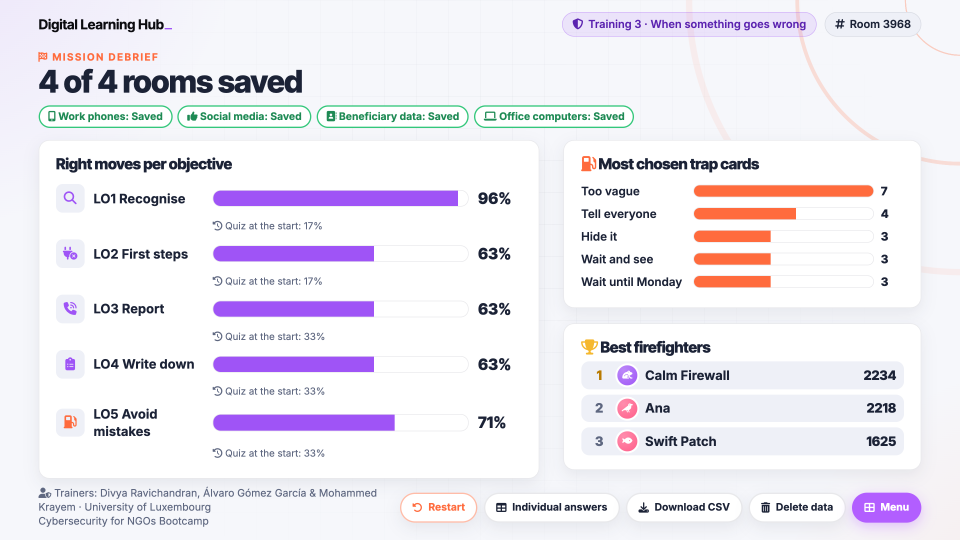
#> input picture slides/screenshots/game-debrief.png, 2880 x 1620 px (shown at 1/3 size)
$ python -i build_video.py   (imports and definitions only)
#> lines starting #> are read from the running program, lines starting #| are printed output that depends on the picture
"""30-second trailer of the project, for the 5-minute presentation.

Shows the 5 challenges with real screenshots of the web app and the PDFs, on a dark
"fire" background, with a synthesised soundtrack (no third-party music).

    uv run --with pillow --with numpy --with scipy --with pymupdf python tools/build_video.py

Voice-over: run tools/build_narration.py first (Kokoro TTS); without it the video has music only.
Needs ffmpeg and the fonts of the slides (TeX Live: Montserrat, Fira Sans, Font Awesome 5).
Output: slides/30-second-video.mp4 (1920x1080, 30 fps, AAC audio).
"""
import math, os, random, subprocess, sys, tempfile, wave
from functools import lru_cache
from pathlib import Path

import numpy as np
import pymupdf
from PIL import Image, ImageDraw, ImageFilter, ImageFont
from scipy.signal import lfilter, fftconvolve

ROOT = Path(__file__).resolve().parent.parent
SHOTS = ROOT / 'slides' / 'screenshots'
OUT = ROOT / 'slides' / '30-second-video.mp4'
NARRATION = ROOT / 'tools' / 'video-narration.wav'  # made by tools/build_narration.py (Kokoro); optional
W, H, FPS, DUR = 1920, 1080, 30, 30.0
N = int(FPS * DUR)

TEX = Path('/usr/local/texlive/2026/texmf-dist/fonts/opentype/public')
F_BLACK = TEX / 'montserrat/Montserrat-Black.otf'
F_XBOLD = TEX / 'montserrat/Montserrat-ExtraBold.otf'
F_BOLD = TEX / 'montserrat/Montserrat-Bold.otf'
F_BODY = TEX / 'fira/FiraSans-Medium.otf'
F_ICON = TEX / 'fontawesome5/FontAwesome5Free-Solid-900.otf'

WHITE = (255, 255, 255)
ORANGE = (255, 107, 61)
AMBER = (245, 184, 46)
GREEN = (52, 199, 123)
BLUE = (61, 139, 253)
PURPLE = (159, 84, 246)
MUTED = (160, 176, 200)
NAVY = (31, 58, 95)

BEAT = 0.6  # 100 BPM: the cuts fall on the beats
# sections: intro, title, then for each challenge a big title card (CARD[n]) followed by its content (T_Cn), results, outro
T_TITLE = 2.4
CARD = {1: 4.2, 2: 7.5, 3: 12.0, 4: 19.2, 5: 23.1}
T_C1, T_C2, T_C3, T_C4, T_C5 = 5.1, 8.4, 12.9, 20.1, 24.0
T_RES, T_OUT, T_END = 26.4, 27.6, 28.9
Q_CUT = 9.9  # quiz: lobby -> question
GAME_CUTS = [T_C3, 14.1, 15.3, 16.5, 17.7, CARD[4]]
STAMPS = [T_OUT + i * 0.3 for i in range(4)]
CONTENT = [T_C1, T_C2, Q_CUT, *GAME_CUTS[:-1], T_C4, T_C5, T_RES]
HITS = [T_TITLE, *CARD.values(), *CONTENT, *STAMPS, T_END]
CHALLENGES = {1: 'TRAINING PLAN', 2: 'LEARNER ASSESSMENT', 3: 'SERIOUS GAME', 4: 'LEARNING BY DOING', 5: 'TAKE-HOME'}


# ------------------------------------------------------------------ helpers
def clamp(x, a=0.0, b=1.0): return max(a, min(b, x))
def prog(t, a, b): return clamp((t - a) / (b - a))
def ease_out(x): return 1 - (1 - x) ** 3
def ease_in_out(x): return 3 * x * x - 2 * x * x * x
def back_out(x, s=1.9): x -= 1; return 1 + x * x * ((s + 1) * x + s)


@lru_cache(None)
def font(path, size): return ImageFont.truetype(str(path), size)


# [121 lines left out: functions text_img, with_alpha, put, paste_clip, firefighter, card and 2 more, not called in this run]


# ------------------------------------------------------------------ background: night, embers, fire glow
def make_bg():
    y, x = np.mgrid[0:H, 0:W]
    d = np.sqrt(((x - W / 2) / W) ** 2 + ((y - H * 0.45) / H) ** 2)
    top, bottom = np.array([10, 20, 38]), np.array([6, 11, 22])
    g = (y / H)[..., None]
    img = top * (1 - g) + bottom * g
    img = img * (1 - 0.55 * np.clip(d - 0.25, 0, 1)[..., None])
    # faint grid, like the web app
    grid = ((x % 64 == 0) | (y % 64 == 0)) * 5
    img = img + grid[..., None]
    return Image.fromarray(np.clip(img, 0, 255).astype(np.uint8)).convert('RGBA')


def make_glow():
    y, x = np.mgrid[0:H // 2, 0:W // 2]
    d = np.sqrt(((x - W / 4) / (W / 2.4)) ** 2 + ((y - H / 2 - 40) / (H / 3.2)) ** 2)
    a = np.clip(1 - d, 0, 1) ** 2.2
    rgba = np.zeros((H // 2, W // 2, 4), np.uint8)
    rgba[..., 0], rgba[..., 1], rgba[..., 2] = 255, 90, 30
    rgba[..., 3] = (a * 255).astype(np.uint8)
    return Image.fromarray(rgba).resize((W, H), Image.BICUBIC)


BG, GLOW = make_bg(), make_glow()
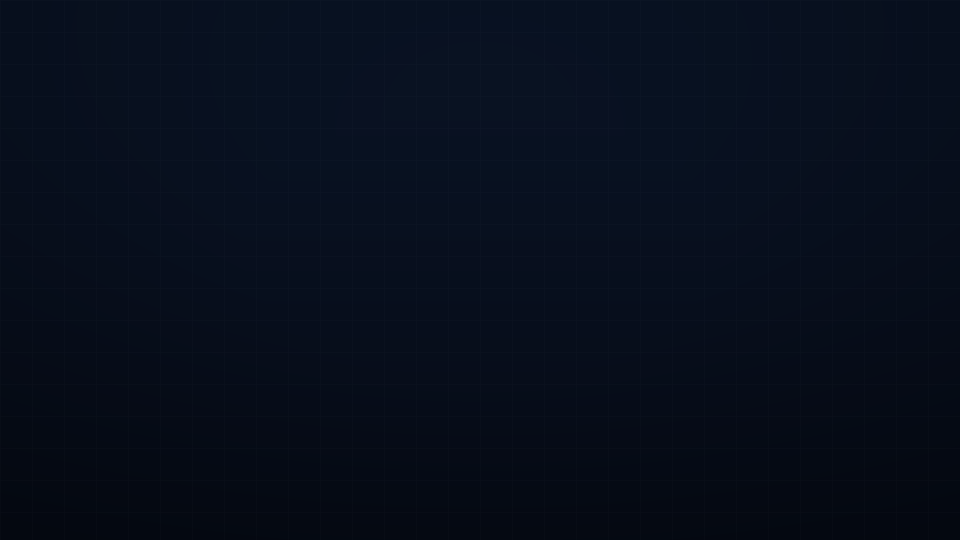
#> BG: PIL image 1920x1080 RGBA (shown at 1/2 size); mean R, G, B, A 7, 13.9, 27.2, 255
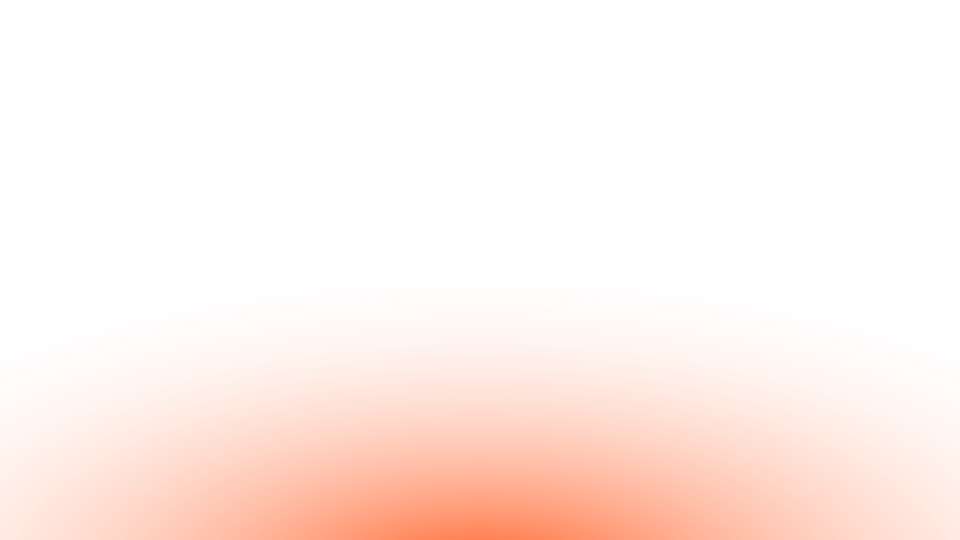
#> GLOW: PIL image 1920x1080 RGBA (shown at 1/2 size); mean R, G, B, A 116.2, 39.3, 12, 20.3; transparent parts drawn white
rng = random.Random(7)
EMBERS = [dict(x=rng.uniform(0, W), y=rng.uniform(0, H + 200), v=rng.uniform(40, 170), r=rng.uniform(1.2, 4.2),
               ph=rng.uniform(0, 6.28), amp=rng.uniform(10, 50), c=rng.choice([ORANGE, AMBER, (255, 150, 60)]))
          for _ in range(150)]


# [14 lines left out: function embers, not called in this run]


def hit_level(t, decay=0.18):
    """1 right after a hit, then decays: used for flash, shake and glow."""
    past = [t - h for h in HITS if 0 <= t - h < 1.0]
    return max([math.exp(-p / decay) for p in past], default=0.0)


# ------------------------------------------------------------------ building blocks
# [58 lines left out: functions header, tracker, stamp, chip, not called in this run]


# icons (Font Awesome 5 Solid)
I_FIRE, I_CLOCK, I_MOBILE, I_ENVELOPE, I_EURO, I_USERS, I_PHONE, I_CHECK, I_FILE, I_CHART, I_QRCODE, I_SHIELD = \
    '', '', '', '', '', '', '', '', '', '', '', ''


# ------------------------------------------------------------------ scenes
# [47 lines left out: functions s_intro, s_title, not called in this run]


def s_card(n):
    # [33 lines left out: function scene, not called in this run]
    return scene


PLAN = [(0, 5, 'Welcome', None, NAVY), (5, 10, 'Quiz', 2, PURPLE), (10, 18, 'Recognise', None, BLUE), (18, 26, 'First steps', None, BLUE),
        (26, 41, 'Game', 3, ORANGE), (41, 53, 'Case', 4, GREEN), (53, 56, 'Quiz again', 2, PURPLE), (56, 60, 'Close', 5, AMBER)]


# [101 lines left out: functions s_plan, s_quiz, s_game, s_case, s_cheat, s_results, not called in this run]


WORDS = [('STOP', ORANGE), ('DISCONNECT', AMBER), ('REPORT', BLUE), ('WRITE DOWN', GREEN)]


# [27 lines left out: function s_outro, not called in this run]

SCENES = [(0, T_TITLE, s_intro), (T_TITLE, CARD[1], s_title),
          (CARD[1], T_C1, s_card(1)), (T_C1, CARD[2], s_plan), (CARD[2], T_C2, s_card(2)), (T_C2, CARD[3], s_quiz),
          (CARD[3], T_C3, s_card(3)), (T_C3, CARD[4], s_game), (CARD[4], T_C4, s_card(4)), (T_C4, CARD[5], s_case),
          (CARD[5], T_C5, s_card(5)), (T_C5, T_RES, s_cheat), (T_RES, T_OUT, s_results), (T_OUT, DUR + 1, s_outro)]


def render(i):
    t = i / FPS
    h = hit_level(t)
    fr = BG.copy()
    pulse = 0.35 + 0.1 * math.sin(t * 2.2) + 0.45 * h + 0.25 * prog(t, T_RES, T_OUT)
    fr.alpha_composite(with_alpha(GLOW, clamp(pulse)))
    fr.alpha_composite(embers(t, h + prog(t, T_RES, T_OUT)))
    for a, b, f in SCENES:
        if a <= t < b:
            f(fr, t)
    # letterbox fade-in at the start
    rgb = fr.convert('RGB')
    if h > 0.02:
        flash = Image.new('RGB', (W, H), (255, 220, 190))
        rgb = Image.blend(rgb, flash, 0.35 * h ** 2)
        dx, dy = int(14 * h * math.sin(i * 2.7)), int(10 * h * math.cos(i * 3.1))
        moved = Image.new('RGB', (W, H), (6, 11, 22)); moved.paste(rgb, (dx, dy)); rgb = moved
    if t < 0.3:
        rgb = Image.blend(Image.new('RGB', (W, H), 0), rgb, t / 0.3)
    return rgb


# ------------------------------------------------------------------ soundtrack (synthesised)
SR = 48000


# [148 lines left out: functions soundtrack, main, not called in this run]


# [2 lines not run here, left out]

>>> import cv2
>>> picture = cv2.imread('../slides/screenshots/game-debrief.png', cv2.IMREAD_GRAYSCALE)
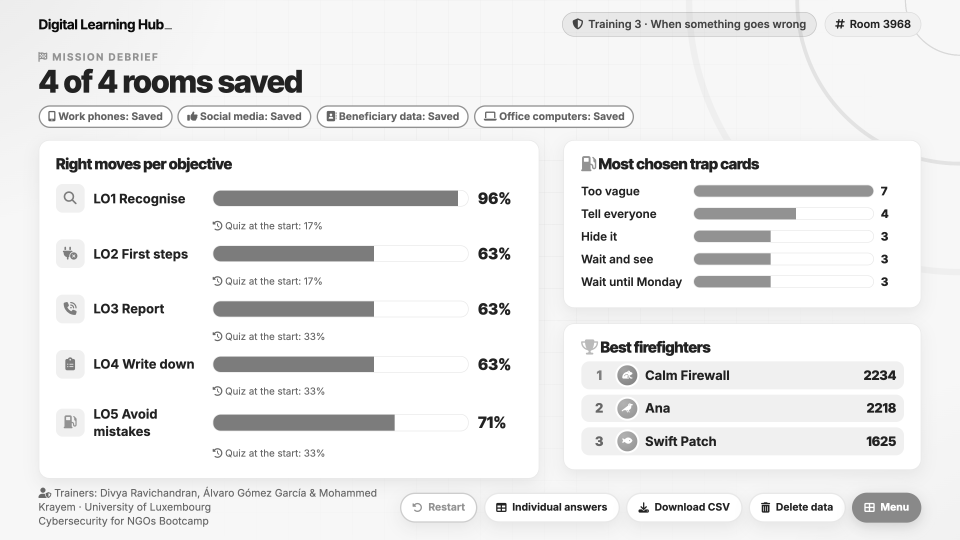
#> picture: shape (1620, 2880) (shown at 1/3 size); min 11, max 255, mean 236.2
>>> result = render(picture)
#> (the run stopped early here; a loop or call above may not have finished)

$ run again, on slides/screenshots/game-intro.png
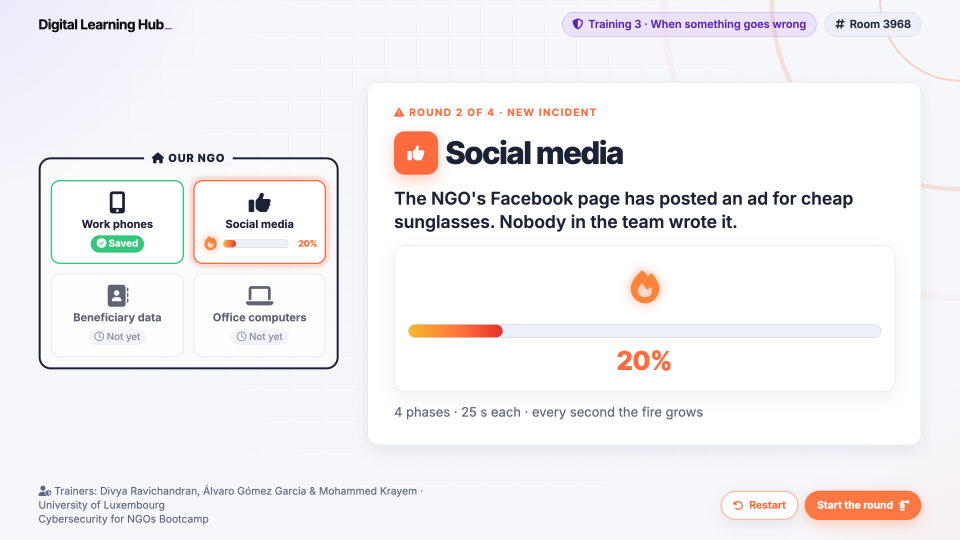
#> input picture slides/screenshots/game-intro.png, 2880 x 1620 px (shown at 1/3 size)
#> `picture = cv2.imread('../slides/screenshots/game-debrief.png', cv2.IMR..`:
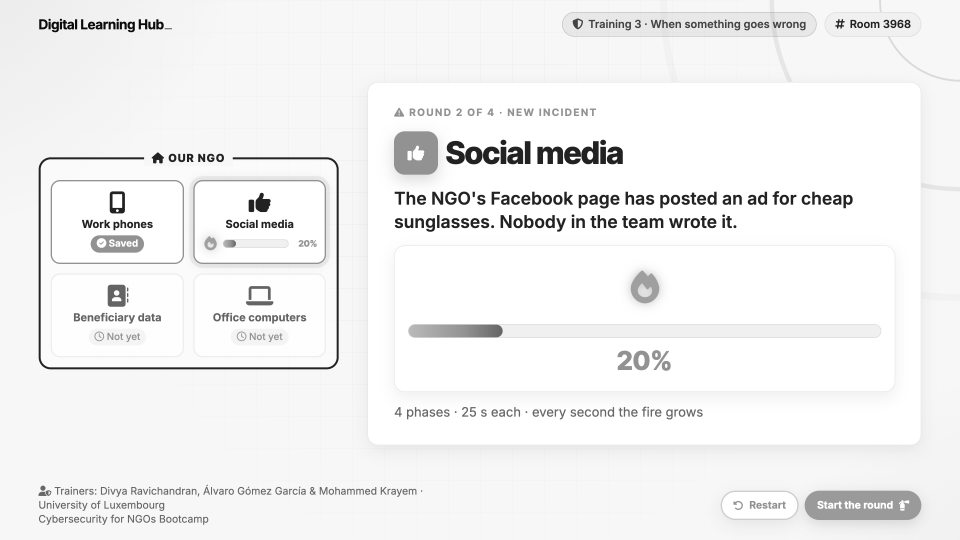
#> picture: shape (1620, 2880) (shown at 1/3 size); min 11, max 255, mean 241.6

$ run again, on slides/screenshots/game-phone-hacker.png
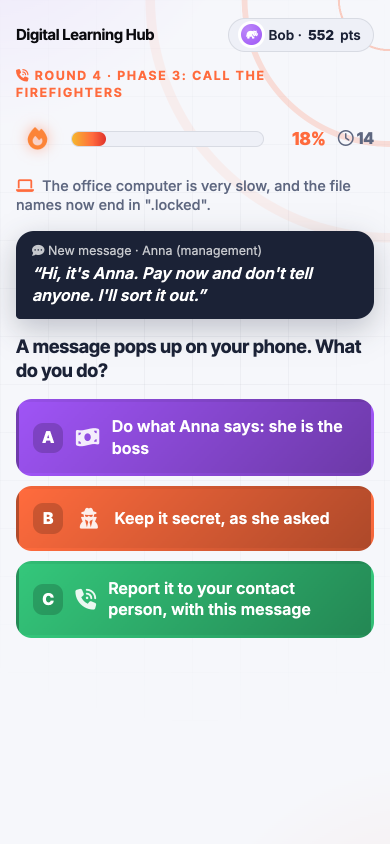
#> input picture slides/screenshots/game-phone-hacker.png, 780 x 1688 px (shown at 1/2 size)
#> `picture = cv2.imread('../slides/screenshots/game-debrief.png', cv2.IMR..`:
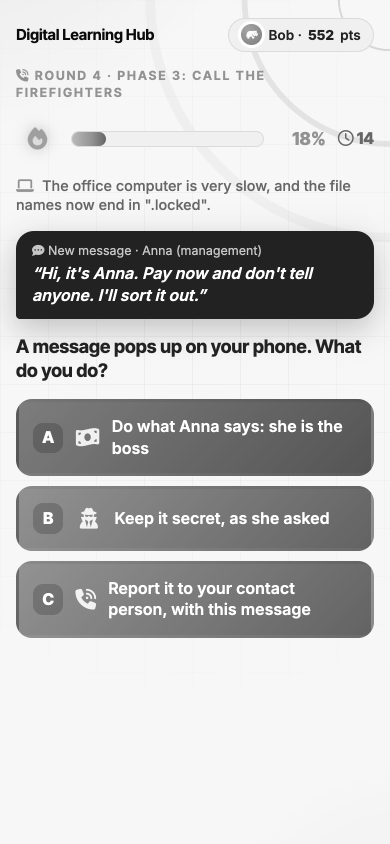
#> picture: shape (1688, 780) (shown at 1/2 size); min 11, max 255, mean 193.7
